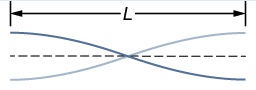
#> input picture phys_book/images/lab3/end_antinode_lab3.jpg, 256 x 90 px, found by its file name
$ jupyter execute 'prelab3 3.ipynb'   (older library calls are emulated)
#> lines starting #> are read from the running program, lines starting #| are printed output that depends on the picture
# Pre Lab 3

[cell 1]
## Set up to displat the imgage
from myst_nb import glue
from PIL import Image

# Antinode at end image
antinode = Image.open('../../images/lab3/end_antinode_lab3.jpg')
#> antinode is the input picture: PIL image 256x90 RGB; mean R, G, B 241.1, 242.2, 243.2
# Node at end image
node = Image.open('../../images/lab3/end_node_lab3.jpg')
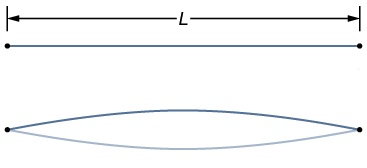
#> input picture phys_book/images/lab3/end_node_lab3.jpg, 367 x 168 px, found by its file name
#> node is the input picture: PIL image 367x168 RGB; mean R, G, B 246.7, 247.5, 248.2
basewidth = 300
wpercent = (basewidth/float(node.size[0]))
#> wpercent = 0.817
hsize = int((float(node.size[1])*float(wpercent)))
#> hsize = 137
node = node.resize((basewidth,hsize), Image.ANTIALIAS)
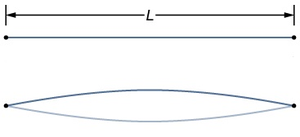
#> node: PIL image 300x137 RGB; mean R, G, B 246.4, 247.2, 247.9
node.save('../../images/lab3/end_node_lab3.jpg')

glue('antinode', antinode, display=False)
#> (this line was passed over: myst_nb is not available in this run)
glue('node', node, display=False)
#> (this line was passed over: myst_nb is not available in this run)
